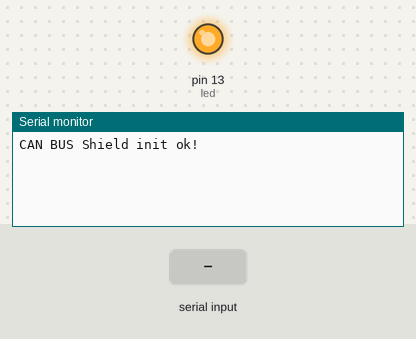
This sketch was run on a simulated Arduino Uno, built with avr-gcc and run on an emulated ATmega328P. On the bench: output pins drawn as LEDs (lit = HIGH), the last lines printed to the serial monitor. Inputs (shaded band) come from the test bench.

Above: at 1.2 s.
1.3 s: "p" received over Serial
At 2.5 s:
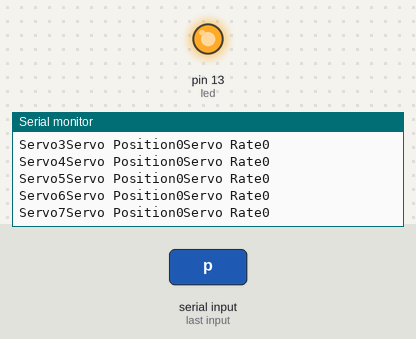
2.8 s: "s" received over Serial
At 4.0 s:
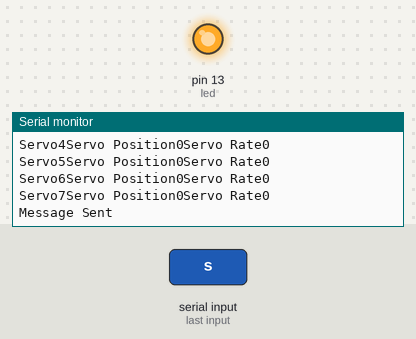
4.3 s: "k" received over Serial
At 5.3 s:
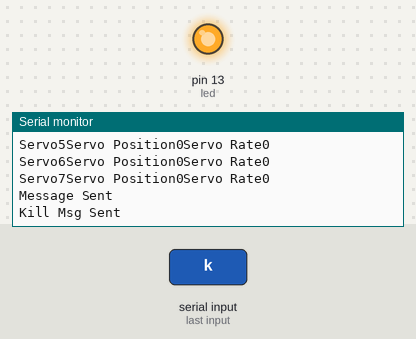
Timing chart, 0 to 7.3 s (numbered marks = the images above; inputs shaded):
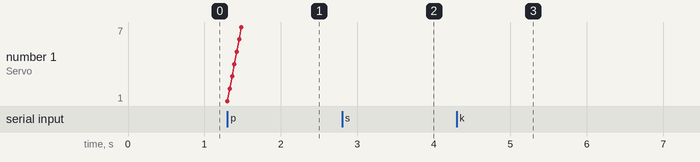

The sketch:

CanBus_Transmitter1.ino
```cpp
// Henry's Bench
// 1st CAN Network - CAN TRANSMIT

#include <mcp_can.h>
#include <SPI.h>


const int SPI_CS_PIN = 9;

// Build an ID or PGN

long unsigned int Arduino1 = 0x1881AAAA; // This format is typical of a 29 bit identifier.. the most significant digit is never greater than one.
long unsigned int Arduino2 = 0x1881ABBA;
long unsigned int Arduino3 = 0x1881ACCA;

unsigned char rate[8] = {'r', 0, 0, 0, 0, 0, 0, 0};
unsigned char pos[8] = {'p',0,0,0,0,0,0,0};
unsigned char Stop[8] ={'s',0,0,0,0,0,0,0};
int val;
int led = 13;


//Construct a MCP_CAN Object and set Chip Select to 10.

MCP_CAN CAN(SPI_CS_PIN);

void PrintMovements ()
{
       for(int i = 1; i<8; i++)    // print the data
        {
          Serial.print("Servo");
          Serial.print(i);
          Serial.print("Servo Position");
          Serial.print(pos[i]);
          Serial.print("Servo Rate");
          Serial.print(rate[i]);
          Serial.println();
          //myservo.write(buf[i]);              // tell servo to go to position in variable 'pos'
          delay(30);
        }
}

void setMovement(int servo, char p, char r)
{
  pos[servo] = p;
  rate[servo] = r;
}


void setup()
{
    pinMode(led, OUTPUT); // Declare the LED as an output
    Serial.begin(115200);

    while (CAN_OK != CAN.begin(CAN_250KBPS))              // init can bus : baudrate = 250K
    {
        Serial.println("CAN BUS Module Failed to Initialized");
        Serial.println("Retrying....");
        delay(200);
    }
    Serial.println("CAN BUS Shield init ok!");
    digitalWrite(led, HIGH); // Turn the LED on
}


void loop()
{   //Serial.println("In loop");

//Prints the Current Movement Values

  if (Serial.available()) // if serial value is available
  {
    val = Serial.read();
    if (val == 'p') //if value input is equals to d
    {
     PrintMovements();
    }


// Updates the current Movement Values

    if (val == 'u') //if value input is equals to a
    {
      setMovement(1, 000, 2);
      setMovement(2, 000, 2);
      setMovement(3, 180, 1);
      setMovement(4, 90, 2);
      setMovement(5, 001, 3);
    }

   if (val == 'q') //if value input is equals to a
    {
      setMovement(1, 1, 2);
      setMovement(2, 1, 2);
      setMovement(3, 1, 1);
      setMovement(4, 1, 2);
      setMovement(5, 1, 3);
    }

   if (val == 'w') //if value input is equals to a
    {
      setMovement(1, 80, 2);
      setMovement(2, 0, 2);
      setMovement(3, 0, 1);
      setMovement(4, 0, 2);
      setMovement(5, 0, 3);
    }

       if (val == 'e') //if value input is equals to a
    {
      setMovement(1, 120, 2);
      setMovement(2, 120, 2);
      setMovement(3, 120, 1);
      setMovement(4, 120, 2);
      setMovement(5, 120, 3);
    }

       if (val == 'r') //if value input is equals to a
    {
      setMovement(1, 0, 2);
      setMovement(2, 0, 2);
      setMovement(3, 1, 1);
      setMovement(4, 0, 2);
      setMovement(5, 0, 3);
    }


// Send Cunrrent Movement Values as CAN MSG

    if (val == 's')
    {
    //CAN.sendMsgBuf(txID,1, 8, rate);
    CAN.sendMsgBuf(Arduino1,1, 8, pos);
    Serial.println("Message Sent");
    }

    if (val == 'd')
    {
    //CAN.sendMsgBuf(txID,1, 8, rate);
    CAN.sendMsgBuf(Arduino2,1, 8, pos);
    Serial.println("Message Sent");
    }

     if (val == 'f')
    {
    //CAN.sendMsgBuf(txID,1, 8, rate);
    CAN.sendMsgBuf(Arduino3,1, 8, pos);
    Serial.println("Message Sent");
    }

//
//    if (THRESHOLD == 60)
//    {
//
//      setMovement(1, 0, 2);
//      setMovement(2, 0, 2);
//      setMovement(3, 0, 1);
//      setMovement(4, 0, 2);
//      setMovement(5, 0, 3);
//
//    CAN.sendMsgBuf(txID,1, 8, rate);
//    CAN.sendMsgBuf(txID,1, 8, pos);
//    Serial.println("Message Sent");
//    }


    if(val == 'k')
    {
    CAN.sendMsgBuf(Arduino1,1,8, Stop);
    CAN.sendMsgBuf(Arduino2,1,8, Stop);
    CAN.sendMsgBuf(Arduino3,1,8, Stop);
    Serial.println("Kill Msg Sent");
    }
   // CAN.sendMsgBuf('a') ;
    delay(25);    // send data every 25mS
  }

  }// End of Loop
```

Measured:
- after the input at 1.3 s, the serial monitor: prints a new line at once (image 1)
- after the input at 2.8 s, the serial monitor: prints a new line at once (image 2)
- after the input at 4.3 s, the serial monitor: prints a new line at once (image 3)
